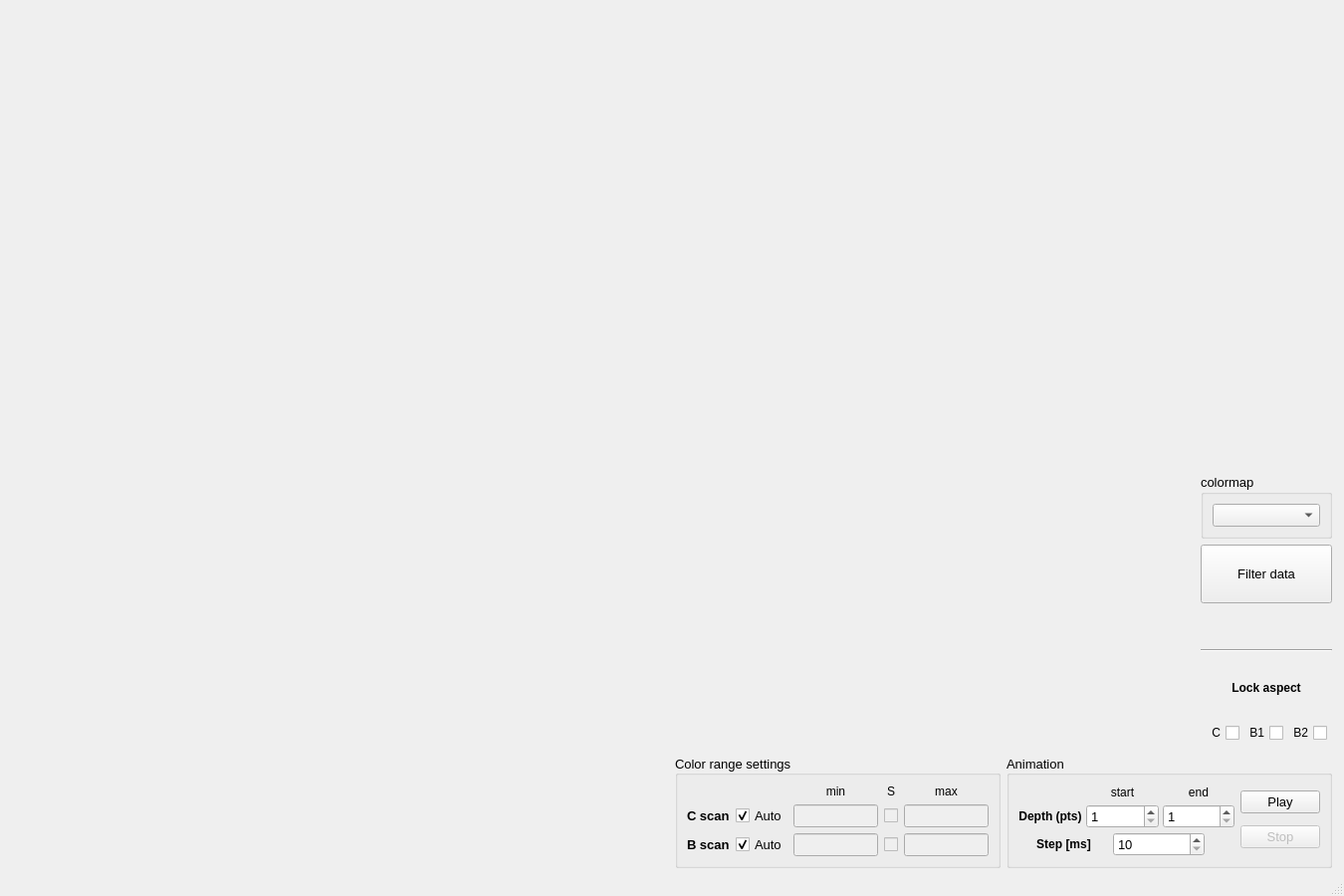
<?xml version="1.0" encoding="UTF-8"?>
<ui version="4.0">
 <class>MainWindow</class>
 <widget class="QMainWindow" name="MainWindow">
  <property name="geometry">
   <rect>
    <x>0</x>
    <y>0</y>
    <width>1350</width>
    <height>900</height>
   </rect>
  </property>
  <property name="minimumSize">
   <size>
    <width>1330</width>
    <height>800</height>
   </size>
  </property>
  <property name="windowTitle">
   <string>MainWindow</string>
  </property>
  <property name="documentMode">
   <bool>false</bool>
  </property>
  <widget class="QWidget" name="centralwidget">
   <layout class="QGridLayout" name="gridLayout_3" rowstretch="1,9,9" columnstretch="1,1">
    <property name="leftMargin">
     <number>12</number>
    </property>
    <property name="topMargin">
     <number>12</number>
    </property>
    <property name="rightMargin">
     <number>12</number>
    </property>
    <property name="bottomMargin">
     <number>6</number>
    </property>
    <item row="0" column="0">
     <widget class="GraphicsLayoutWidget" name="glw1" native="true"/>
    </item>
    <item row="0" column="1">
     <widget class="GraphicsLayoutWidget" name="glw2" native="true"/>
    </item>
    <item row="1" column="0">
     <widget class="PlotWidget" name="pw1" native="true"/>
    </item>
    <item row="1" column="1">
     <widget class="PlotWidget" name="pw2" native="true"/>
    </item>
    <item row="2" column="0">
     <widget class="PlotWidget" name="pw3" native="true"/>
    </item>
    <item row="2" column="1">
     <layout class="QVBoxLayout" name="verticalLayout_2" stretch="1,0">
      <property name="leftMargin">
       <number>0</number>
      </property>
      <property name="topMargin">
       <number>0</number>
      </property>
      <property name="rightMargin">
       <number>0</number>
      </property>
      <property name="bottomMargin">
       <number>0</number>
      </property>
      <item>
       <layout class="QHBoxLayout" name="horizontalLayout" stretch="5,1">
        <item>
         <widget class="PlotWidget" name="pw4" native="true"/>
        </item>
        <item>
         <layout class="QVBoxLayout" name="verticalLayout" stretch="1,1,0,0,1,1">
          <property name="leftMargin">
           <number>5</number>
          </property>
          <property name="topMargin">
           <number>6</number>
          </property>
          <property name="bottomMargin">
           <number>6</number>
          </property>
          <item>
           <widget class="QGroupBox" name="groupBox_3">
            <property name="font">
             <font>
              <pointsize>10</pointsize>
             </font>
            </property>
            <property name="title">
             <string>colormap</string>
            </property>
            <layout class="QVBoxLayout" name="verticalLayout_4">
             <item>
              <widget class="QComboBox" name="cmap_comboBox">
               <property name="font">
                <font>
                 <pointsize>10</pointsize>
                </font>
               </property>
              </widget>
             </item>
            </layout>
           </widget>
          </item>
          <item>
           <widget class="QPushButton" name="filter_button">
            <property name="sizePolicy">
             <sizepolicy hsizetype="Preferred" vsizetype="Minimum">
              <horstretch>0</horstretch>
              <verstretch>0</verstretch>
             </sizepolicy>
            </property>
            <property name="font">
             <font>
              <pointsize>10</pointsize>
             </font>
            </property>
            <property name="text">
             <string>Filter data</string>
            </property>
            <property name="flat">
             <bool>false</bool>
            </property>
           </widget>
          </item>
          <item>
           <spacer name="verticalSpacer">
            <property name="orientation">
             <enum>Qt::Vertical</enum>
            </property>
            <property name="sizeHint" stdset="0">
             <size>
              <width>20</width>
              <height>40</height>
             </size>
            </property>
           </spacer>
          </item>
          <item>
           <widget class="Line" name="line">
            <property name="orientation">
             <enum>Qt::Horizontal</enum>
            </property>
           </widget>
          </item>
          <item>
           <widget class="QLabel" name="label_3">
            <property name="font">
             <font>
              <pointsize>9</pointsize>
              <weight>75</weight>
              <bold>true</bold>
             </font>
            </property>
            <property name="text">
             <string>Lock aspect</string>
            </property>
            <property name="alignment">
             <set>Qt::AlignCenter</set>
            </property>
           </widget>
          </item>
          <item>
           <layout class="QHBoxLayout" name="horizontalLayout_2">
            <property name="spacing">
             <number>4</number>
            </property>
            <property name="leftMargin">
             <number>5</number>
            </property>
            <property name="rightMargin">
             <number>5</number>
            </property>
            <item>
             <widget class="QCheckBox" name="c_aspect_cb">
              <property name="sizePolicy">
               <sizepolicy hsizetype="Minimum" vsizetype="Fixed">
                <horstretch>0</horstretch>
                <verstretch>0</verstretch>
               </sizepolicy>
              </property>
              <property name="font">
               <font>
                <pointsize>9</pointsize>
               </font>
              </property>
              <property name="layoutDirection">
               <enum>Qt::RightToLeft</enum>
              </property>
              <property name="text">
               <string>C</string>
              </property>
             </widget>
            </item>
            <item>
             <widget class="QCheckBox" name="b1_aspect_cb">
              <property name="font">
               <font>
                <pointsize>9</pointsize>
               </font>
              </property>
              <property name="layoutDirection">
               <enum>Qt::RightToLeft</enum>
              </property>
              <property name="text">
               <string>B1</string>
              </property>
             </widget>
            </item>
            <item>
             <widget class="QCheckBox" name="b2_aspect_cb">
              <property name="font">
               <font>
                <pointsize>9</pointsize>
               </font>
              </property>
              <property name="layoutDirection">
               <enum>Qt::RightToLeft</enum>
              </property>
              <property name="text">
               <string>B2</string>
              </property>
             </widget>
            </item>
           </layout>
          </item>
         </layout>
        </item>
       </layout>
      </item>
      <item>
       <layout class="QHBoxLayout" name="horizontalLayout_3" stretch="1,1">
        <item>
         <widget class="QGroupBox" name="groupBox">
          <property name="font">
           <font>
            <pointsize>10</pointsize>
            <weight>50</weight>
            <bold>false</bold>
           </font>
          </property>
          <property name="title">
           <string>Color range settings</string>
          </property>
          <property name="alignment">
           <set>Qt::AlignLeading|Qt::AlignLeft|Qt::AlignVCenter</set>
          </property>
          <layout class="QGridLayout" name="gridLayout_2">
           <item row="1" column="4">
            <widget class="QLineEdit" name="c_max">
             <property name="enabled">
              <bool>false</bool>
             </property>
             <property name="font">
              <font>
               <pointsize>10</pointsize>
              </font>
             </property>
             <property name="inputMethodHints">
              <set>Qt::ImhPreferNumbers</set>
             </property>
            </widget>
           </item>
           <item row="0" column="3">
            <widget class="QLabel" name="label_6">
             <property name="font">
              <font>
               <pointsize>9</pointsize>
              </font>
             </property>
             <property name="text">
              <string>S</string>
             </property>
             <property name="alignment">
              <set>Qt::AlignCenter</set>
             </property>
            </widget>
           </item>
           <item row="2" column="2">
            <widget class="QLineEdit" name="b_min">
             <property name="enabled">
              <bool>false</bool>
             </property>
             <property name="font">
              <font>
               <pointsize>10</pointsize>
              </font>
             </property>
             <property name="inputMethodHints">
              <set>Qt::ImhPreferNumbers</set>
             </property>
            </widget>
           </item>
           <item row="2" column="3">
            <widget class="QCheckBox" name="b_clim_sym_cb">
             <property name="enabled">
              <bool>false</bool>
             </property>
             <property name="text">
              <string/>
             </property>
            </widget>
           </item>
           <item row="2" column="4">
            <widget class="QLineEdit" name="b_max">
             <property name="enabled">
              <bool>false</bool>
             </property>
             <property name="font">
              <font>
               <pointsize>10</pointsize>
              </font>
             </property>
             <property name="inputMethodHints">
              <set>Qt::ImhPreferNumbers</set>
             </property>
            </widget>
           </item>
           <item row="1" column="1">
            <widget class="QCheckBox" name="cAuto_cb">
             <property name="enabled">
              <bool>true</bool>
             </property>
             <property name="font">
              <font>
               <pointsize>10</pointsize>
              </font>
             </property>
             <property name="text">
              <string>Auto</string>
             </property>
             <property name="checked">
              <bool>true</bool>
             </property>
             <property name="tristate">
              <bool>false</bool>
             </property>
            </widget>
           </item>
           <item row="0" column="4">
            <widget class="QLabel" name="label_5">
             <property name="font">
              <font>
               <pointsize>9</pointsize>
              </font>
             </property>
             <property name="text">
              <string>max</string>
             </property>
             <property name="alignment">
              <set>Qt::AlignCenter</set>
             </property>
            </widget>
           </item>
           <item row="1" column="2">
            <widget class="QLineEdit" name="c_min">
             <property name="enabled">
              <bool>false</bool>
             </property>
             <property name="font">
              <font>
               <pointsize>10</pointsize>
              </font>
             </property>
             <property name="inputMethodHints">
              <set>Qt::ImhPreferNumbers</set>
             </property>
            </widget>
           </item>
           <item row="2" column="0">
            <widget class="QLabel" name="label_2">
             <property name="font">
              <font>
               <pointsize>10</pointsize>
               <weight>75</weight>
               <bold>true</bold>
              </font>
             </property>
             <property name="text">
              <string>B scan</string>
             </property>
            </widget>
           </item>
           <item row="1" column="0">
            <widget class="QLabel" name="label">
             <property name="font">
              <font>
               <pointsize>10</pointsize>
               <weight>75</weight>
               <bold>true</bold>
              </font>
             </property>
             <property name="text">
              <string>C scan</string>
             </property>
            </widget>
           </item>
           <item row="1" column="3">
            <widget class="QCheckBox" name="c_clim_sym_cb">
             <property name="enabled">
              <bool>false</bool>
             </property>
             <property name="text">
              <string/>
             </property>
            </widget>
           </item>
           <item row="2" column="1">
            <widget class="QCheckBox" name="bAuto_cb">
             <property name="font">
              <font>
               <pointsize>10</pointsize>
              </font>
             </property>
             <property name="text">
              <string>Auto</string>
             </property>
             <property name="checked">
              <bool>true</bool>
             </property>
            </widget>
           </item>
           <item row="0" column="2">
            <widget class="QLabel" name="label_4">
             <property name="font">
              <font>
               <pointsize>9</pointsize>
              </font>
             </property>
             <property name="text">
              <string>min</string>
             </property>
             <property name="alignment">
              <set>Qt::AlignCenter</set>
             </property>
            </widget>
           </item>
          </layout>
         </widget>
        </item>
        <item>
         <widget class="QGroupBox" name="groupBox_2">
          <property name="font">
           <font>
            <pointsize>10</pointsize>
           </font>
          </property>
          <property name="title">
           <string>Animation</string>
          </property>
          <property name="alignment">
           <set>Qt::AlignLeading|Qt::AlignLeft|Qt::AlignVCenter</set>
          </property>
          <layout class="QHBoxLayout" name="horizontalLayout_4">
           <item>
            <layout class="QVBoxLayout" name="verticalLayout_3">
             <property name="spacing">
              <number>4</number>
             </property>
             <item>
              <layout class="QGridLayout" name="gridLayout" columnstretch="0,1,1" rowminimumheight="0,1">
               <item row="1" column="0">
                <widget class="QLabel" name="label_7">
                 <property name="font">
                  <font>
                   <pointsize>9</pointsize>
                   <weight>75</weight>
                   <bold>true</bold>
                  </font>
                 </property>
                 <property name="text">
                  <string>Depth (pts)</string>
                 </property>
                 <property name="alignment">
                  <set>Qt::AlignCenter</set>
                 </property>
                </widget>
               </item>
               <item row="0" column="1">
                <widget class="QLabel" name="label_8">
                 <property name="font">
                  <font>
                   <pointsize>9</pointsize>
                  </font>
                 </property>
                 <property name="text">
                  <string>start</string>
                 </property>
                 <property name="alignment">
                  <set>Qt::AlignCenter</set>
                 </property>
                </widget>
               </item>
               <item row="0" column="2">
                <widget class="QLabel" name="label_9">
                 <property name="font">
                  <font>
                   <pointsize>9</pointsize>
                  </font>
                 </property>
                 <property name="text">
                  <string>end</string>
                 </property>
                 <property name="alignment">
                  <set>Qt::AlignCenter</set>
                 </property>
                </widget>
               </item>
               <item row="1" column="1">
                <widget class="QSpinBox" name="start_d">
                 <property name="minimum">
                  <number>1</number>
                 </property>
                </widget>
               </item>
               <item row="1" column="2">
                <widget class="QSpinBox" name="end_d">
                 <property name="minimum">
                  <number>1</number>
                 </property>
                </widget>
               </item>
              </layout>
             </item>
             <item>
              <layout class="QHBoxLayout" name="horizontalLayout_6" stretch="3,3,1">
               <item>
                <widget class="QLabel" name="label_10">
                 <property name="font">
                  <font>
                   <pointsize>9</pointsize>
                   <weight>75</weight>
                   <bold>true</bold>
                  </font>
                 </property>
                 <property name="text">
                  <string>Step [ms]</string>
                 </property>
                 <property name="alignment">
                  <set>Qt::AlignCenter</set>
                 </property>
                </widget>
               </item>
               <item>
                <widget class="QSpinBox" name="timestep">
                 <property name="minimum">
                  <number>10</number>
                 </property>
                 <property name="maximum">
                  <number>500</number>
                 </property>
                 <property name="singleStep">
                  <number>10</number>
                 </property>
                </widget>
               </item>
               <item>
                <spacer name="horizontalSpacer">
                 <property name="orientation">
                  <enum>Qt::Horizontal</enum>
                 </property>
                 <property name="sizeHint" stdset="0">
                  <size>
                   <width>40</width>
                   <height>20</height>
                  </size>
                 </property>
                </spacer>
               </item>
              </layout>
             </item>
            </layout>
           </item>
           <item>
            <layout class="QVBoxLayout" name="verticalLayout_5">
             <item>
              <widget class="QPushButton" name="play_button">
               <property name="text">
                <string>Play</string>
               </property>
              </widget>
             </item>
             <item>
              <widget class="QPushButton" name="stop_button">
               <property name="enabled">
                <bool>false</bool>
               </property>
               <property name="font">
                <font>
                 <pointsize>10</pointsize>
                </font>
               </property>
               <property name="text">
                <string>Stop</string>
               </property>
              </widget>
             </item>
            </layout>
           </item>
          </layout>
         </widget>
        </item>
       </layout>
      </item>
     </layout>
    </item>
   </layout>
  </widget>
  <widget class="QMenuBar" name="menubar">
   <property name="geometry">
    <rect>
     <x>0</x>
     <y>0</y>
     <width>1350</width>
     <height>26</height>
    </rect>
   </property>
  </widget>
  <widget class="QStatusBar" name="statusbar"/>
 </widget>
 <customwidgets>
  <customwidget>
   <class>PlotWidget</class>
   <extends>QWidget</extends>
   <header>pyqtgraph</header>
   <container>1</container>
  </customwidget>
  <customwidget>
   <class>GraphicsLayoutWidget</class>
   <extends>QWidget</extends>
   <header>pyqtgraph</header>
   <container>1</container>
  </customwidget>
 </customwidgets>
 <resources/>
 <connections/>
</ui>
